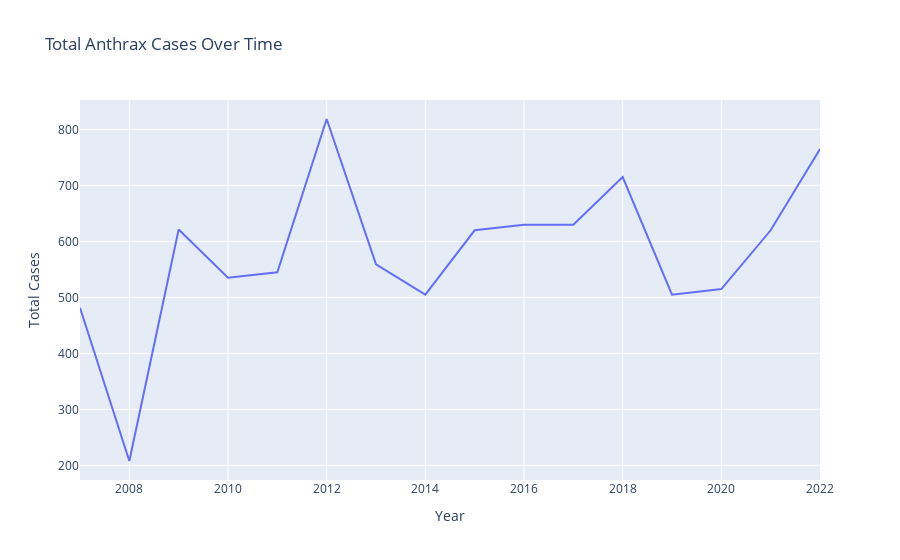
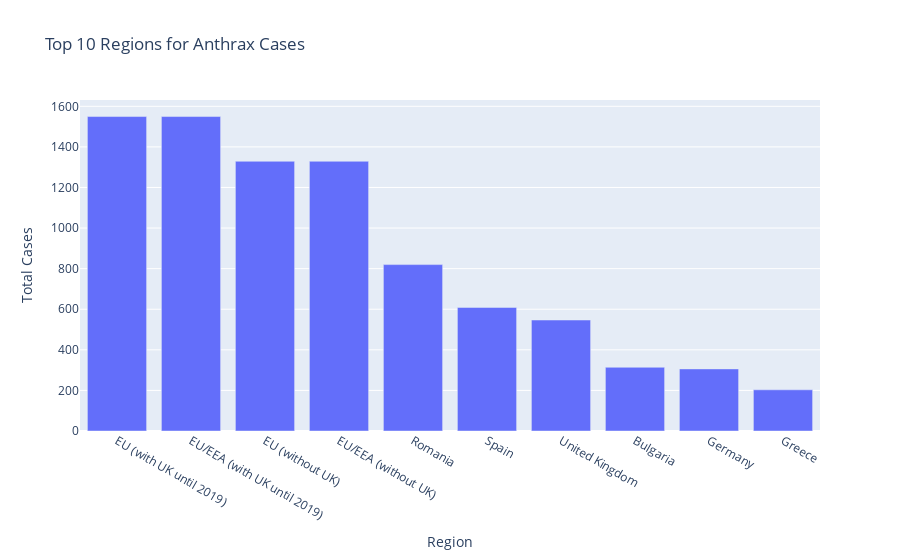
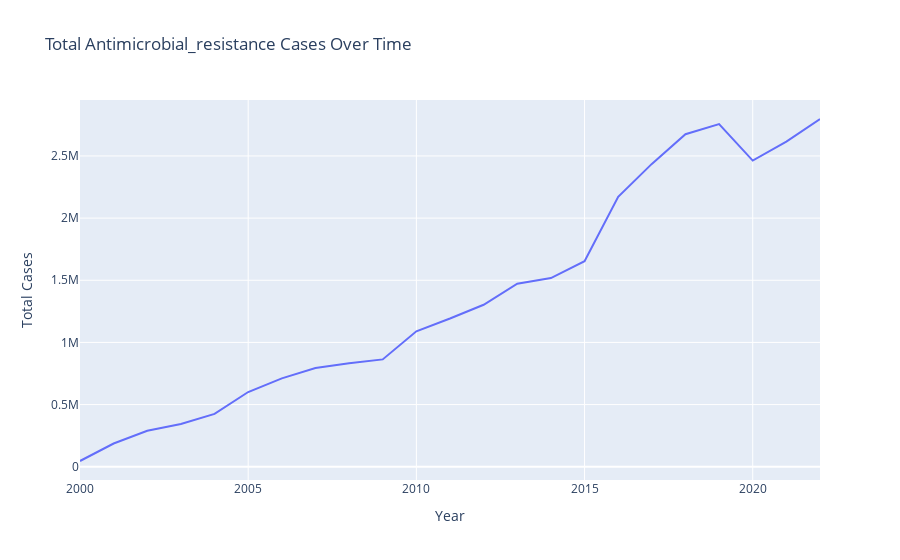
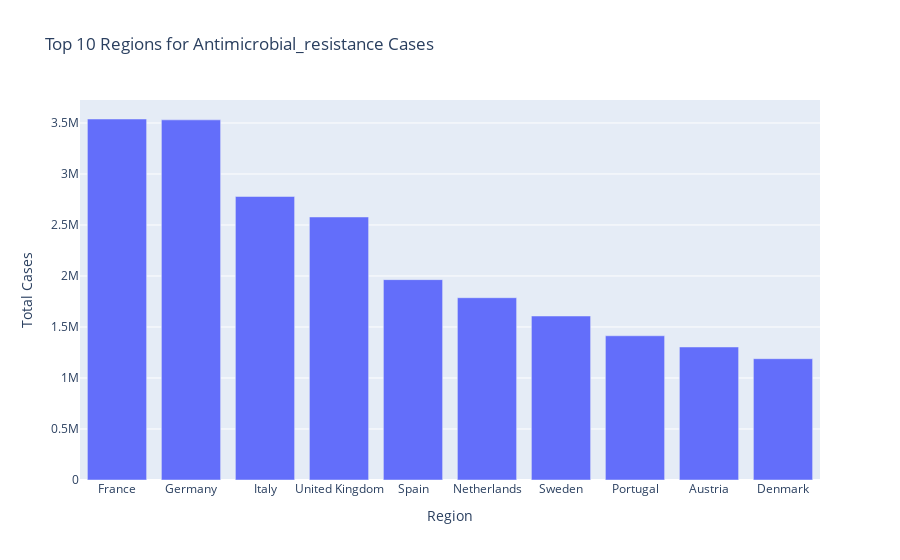

Notebook code cell kept with these figures, in order:
### Code cell
import plotly.express as px

# Function to create interactive time series plots for each disease
def plotly_cases_over_time(data, name):
    summary_time = data.groupby('Time')['NumValue'].sum().reset_index()
    fig = px.line(summary_time, x='Time', y='NumValue', title=f'Total {name} Cases Over Time')
    fig.update_xaxes(title_text='Year')
    fig.update_yaxes(title_text='Total Cases')
    fig.show()

# Function to create interactive bar charts for top regions in each disease dataset
def plotly_cases_by_region(data, name):
    summary_region = data.groupby('RegionName')['NumValue'].sum().sort_values(ascending=False).head(10).reset_index()
    fig = px.bar(summary_region, x='RegionName', y='NumValue', title=f'Top 10 Regions for {name} Cases')
    fig.update_xaxes(title_text='Region')
    fig.update_yaxes(title_text='Total Cases')
    fig.show()

# Apply the plotting functions to each dataset
for name, data in datasets_cleaned.items():
    plotly_cases_over_time(data, name)
    plotly_cases_by_region(data, name)

### Figure 1 — Plotly figure (JSON) as saved in the notebook; plotly's stock layout.template omitted (floating-point values rounded to 4 significant figures)
{"data": [{"hovertemplate": "Time=%{x}<br>NumValue=%{y}<extra></extra>", "legendgroup": "", "line": {"color": "#636efa", "dash": "solid"}, "marker": {"symbol": "circle"}, "mode": "lines", "name": "", "orientation": "v", "showlegend": false, "type": "scatter", "x": [2007, 2008, 2009, 2010, 2011, 2012, 2013, 2014, 2015, 2016, 2017, 2018, 2019, 2020, 2021, 2022], "xaxis": "x", "y": [481.7, 208, 621.4, 535.2, 545, 818.7, 559.3, 505, 620, 630, 630, 715, 505, 515, 620, 765], "yaxis": "y"}], "layout": {"legend": {"tracegroupgap": 0}, "title": {"text": "Total Anthrax Cases Over Time"}, "xaxis": {"anchor": "y", "domain": [0, 1], "title": {"text": "Year"}}, "yaxis": {"anchor": "x", "domain": [0, 1], "title": {"text": "Total Cases"}}}}

### Figure 2 — Plotly figure (JSON) as saved in the notebook; plotly's stock layout.template omitted (floating-point values rounded to 4 significant figures)
{"data": [{"alignmentgroup": "True", "hovertemplate": "RegionName=%{x}<br>NumValue=%{y}<extra></extra>", "legendgroup": "", "marker": {"color": "#636efa", "pattern": {"shape": ""}}, "name": "", "offsetgroup": "", "orientation": "v", "showlegend": false, "textposition": "auto", "type": "bar", "x": ["EU (with UK until 2019)", "EU/EEA (with UK until 2019)", "EU (without UK)", "EU/EEA (without UK)", "Romania", "Spain", "United Kingdom", "Bulgaria", "Germany", "Greece"], "xaxis": "x", "y": [1550.0, 1550.0, 1329.0, 1329.0, 820, 609, 547, 314, 306, 203], "yaxis": "y"}], "layout": {"barmode": "relative", "legend": {"tracegroupgap": 0}, "title": {"text": "Top 10 Regions for Anthrax Cases"}, "xaxis": {"anchor": "y", "domain": [0, 1], "title": {"text": "Region"}}, "yaxis": {"anchor": "x", "domain": [0, 1], "title": {"text": "Total Cases"}}}}

### Figure 3 — Plotly figure (JSON) as saved in the notebook; plotly's stock layout.template omitted (floating-point values rounded to 4 significant figures)
{"data": [{"hovertemplate": "Time=%{x}<br>NumValue=%{y}<extra></extra>", "legendgroup": "", "line": {"color": "#636efa", "dash": "solid"}, "marker": {"symbol": "circle"}, "mode": "lines", "name": "", "orientation": "v", "showlegend": false, "type": "scatter", "x": [2000, 2001, 2002, 2003, 2004, 2005, 2006, 2007, 2008, 2009, 2010, 2011, 2012, 2013, 2014, 2015, 2016, 2017, 2018, 2019, 2020, 2021, 2022], "xaxis": "x", "y": [46110.0, 186900.0, 289200.0, 343400.0, 424900.0, 601000.0, 711100.0, 794700.0, 833200.0, 863400.0, 1090000.0, 1192000.0, 1303000.0, 1472000.0, 1518000.0, 1653000.0, 2172000.0, 2436000.0, 2675000.0, 2757000.0, 2463000.0, 2616000.0, 2797000.0], "yaxis": "y"}], "layout": {"legend": {"tracegroupgap": 0}, "title": {"text": "Total Antimicrobial_resistance Cases Over Time"}, "xaxis": {"anchor": "y", "domain": [0, 1], "title": {"text": "Year"}}, "yaxis": {"anchor": "x", "domain": [0, 1], "title": {"text": "Total Cases"}}}}

### Figure 4 — Plotly figure (JSON) as saved in the notebook; plotly's stock layout.template omitted (floating-point values rounded to 4 significant figures)
{"data": [{"alignmentgroup": "True", "hovertemplate": "RegionName=%{x}<br>NumValue=%{y}<extra></extra>", "legendgroup": "", "marker": {"color": "#636efa", "pattern": {"shape": ""}}, "name": "", "offsetgroup": "", "orientation": "v", "showlegend": false, "textposition": "auto", "type": "bar", "x": ["France", "Germany", "Italy", "United Kingdom", "Spain", "Netherlands", "Sweden", "Portugal", "Austria", "Denmark"], "xaxis": "x", "y": [3539000.0, 3531000.0, 2779000.0, 2578000.0, 1964000.0, 1787000.0, 1608000.0, 1414000.0, 1304000.0, 1189000.0], "yaxis": "y"}], "layout": {"barmode": "relative", "legend": {"tracegroupgap": 0}, "title": {"text": "Top 10 Regions for Antimicrobial_resistance Cases"}, "xaxis": {"anchor": "y", "domain": [0, 1], "title": {"text": "Region"}}, "yaxis": {"anchor": "x", "domain": [0, 1], "title": {"text": "Total Cases"}}}}
